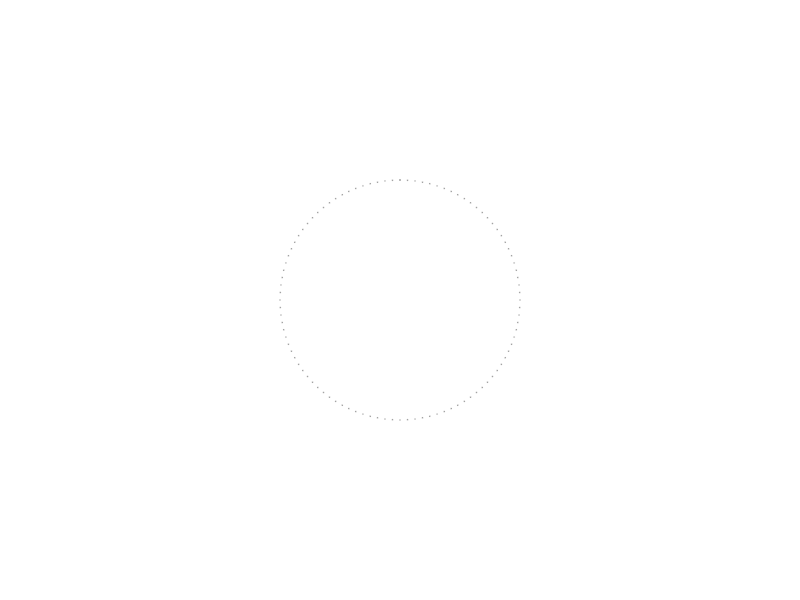
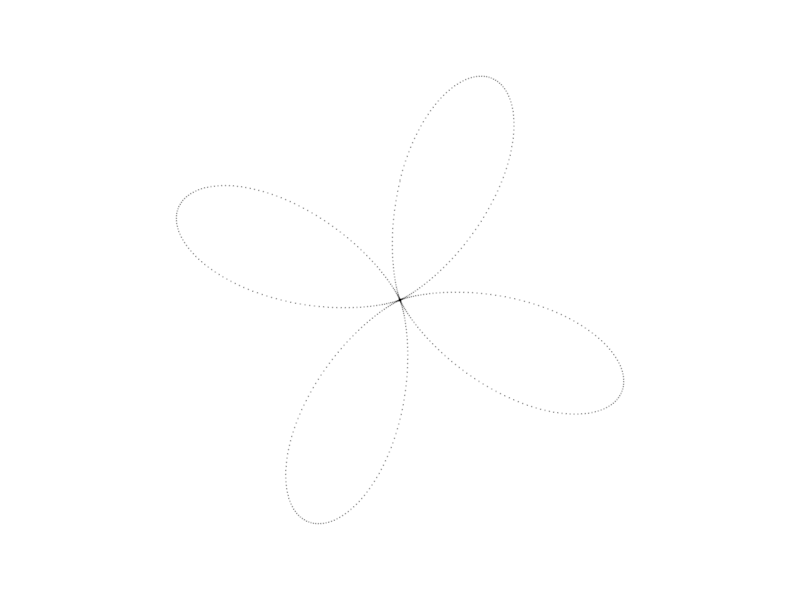
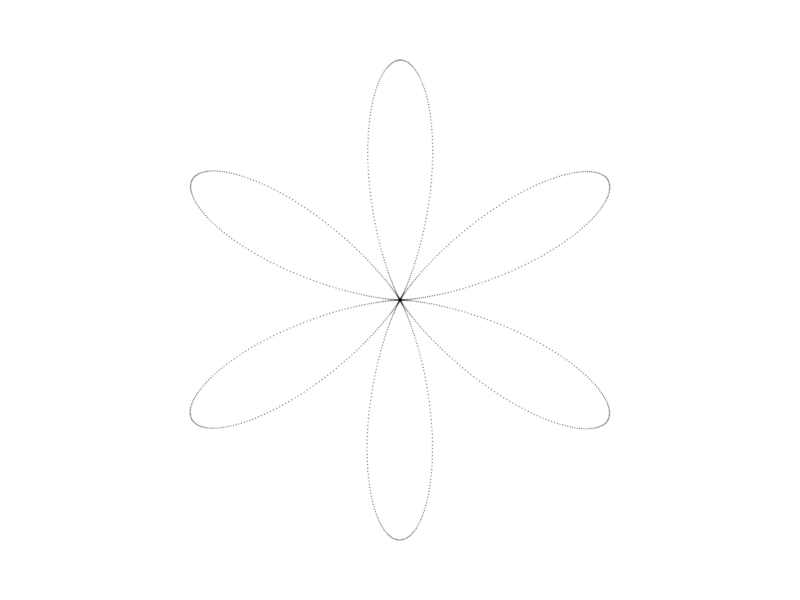

Reproduce these figures in R, in order. (Note: this script raises an error after producing the figures.)
## ---- chunk 1
library(tidyverse)
## ---- chunk 2
seq(0, 1, .01) %>%
data.frame(a=.) %>%
ggplot(aes(x=a, y=0)) +
geom_point(alpha=.2, color="#000000", size=0) +
coord_polar() +
theme_void()
## ---- chunk 3
seq(-pi, pi, .01) %>%
data.frame(a=.) %>%
ggplot(aes(x=a, y=2*sin(4*a))) +
geom_point(alpha=.2, color="#000000", size=0) +
coord_polar() +
theme_void()
## ---- chunk 4
seq(-2*pi, 2*pi, .01) %>%
data.frame(a=.) %>%
ggplot(aes(x=a, y=cos(3*a))) +
geom_point(alpha=.2, color="#000000", size=0) +
coord_polar() +
theme_void()
## ---- chunk 5
golden_ratio <- (1+sqrt(5))/2
golden_angle <- pi*(3-sqrt(5))

gold_titanium = c("#eba584", "#d4a67c", "#c3ad95", "#554e41")

(seq(0, 1000, .5) * golden_angle) %>%
data.frame(a=., x=sin(.), y=cos(.)) %>%
ggplot(aes(x=a*x, y=a*y)) +
geom_point(aes(color=a, size=0), alpha=.08, show.legend=F) +
scale_color_gradientn(colors = titanium_gold) +
theme_void()
## ---- chunk 6

# shape (201, 1) -> (40401, 2)

seq(-1, 1, .01) %>%
expand.grid(x=., y=.) %>%
ggplot(aes(x=pi*x-cos(y^2), y=1-sin(x^2))) +
geom_point(alpha=.02, color="#000000", size=0) +
coord_polar() +
theme_void()
## ---- chunk 7
t <- format(Sys.time(), format="%F_%H-%M")
fn <- paste(t, "png", sep=".")
ggsave(fn, units="in", width=1800/300, height=1800/300)
